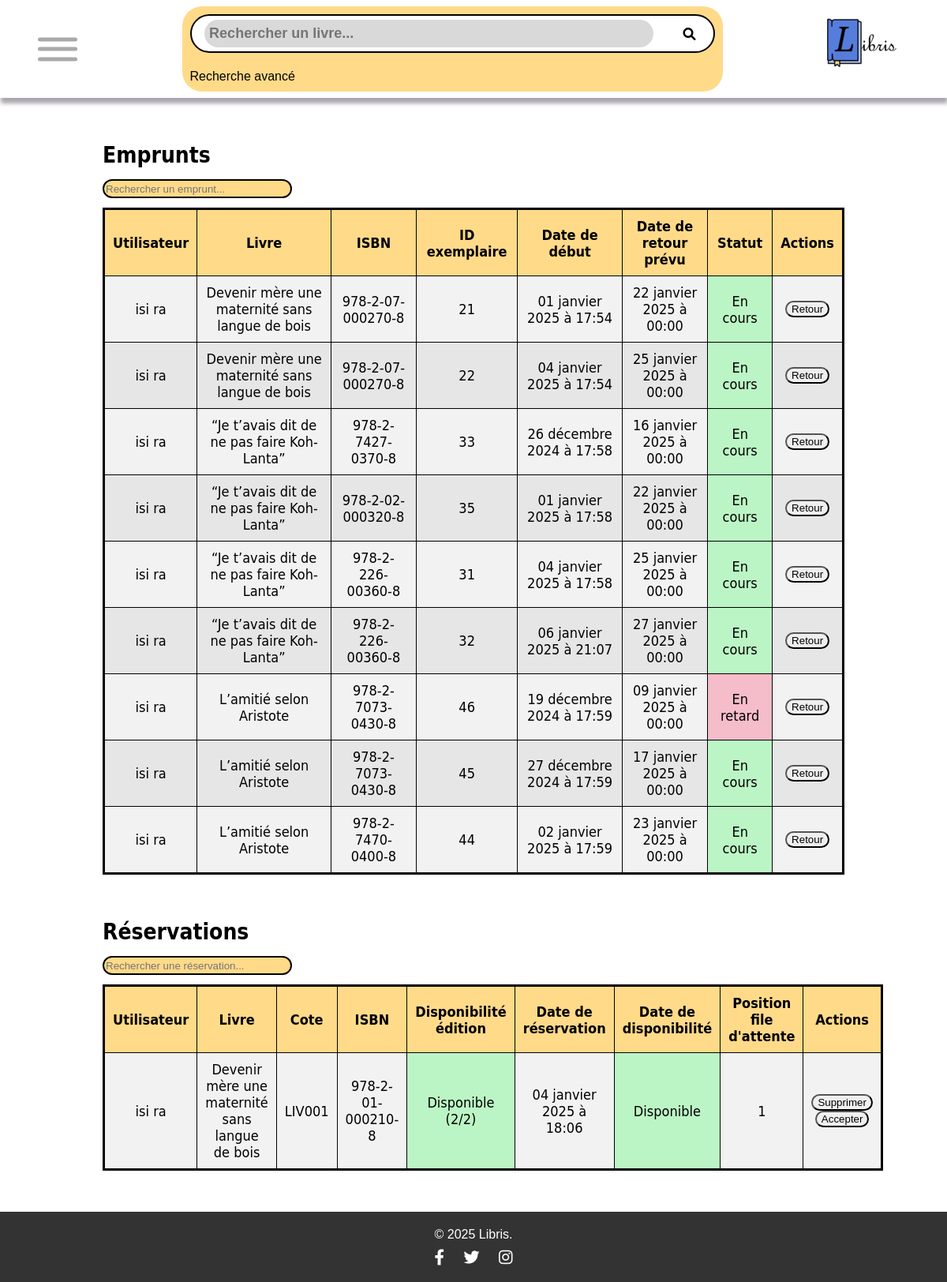
The app's page /Libris/gestion-emprunts-reservations.php (signed in) with its own data.
### tables this page shows
CREATE TABLE IF NOT EXISTS `emprunter` (
  `id_exemplaire` int NOT NULL,
  `id_util` int NOT NULL,
  `date_debut_emprunt` timestamp NOT NULL DEFAULT CURRENT_TIMESTAMP,
  `date_fin_emprunt` date DEFAULT NULL,
  PRIMARY KEY (`id_exemplaire`,`id_util`,`date_debut_emprunt`),
  KEY `id_util` (`id_util`)
);

CREATE TABLE IF NOT EXISTS `utilisateur` (
  `id_util` int NOT NULL AUTO_INCREMENT,
  `prenom_util` varchar(20) NOT NULL,
  `nom_util` varchar(20) NOT NULL,
  `adresse_util` varchar(60) NOT NULL,
  `tel_util` varchar(15) NOT NULL,
  `pseudo` varchar(20) NOT NULL,
  `mdp` varchar(70) NOT NULL,
  `img_profil` varchar(1000) NOT NULL,
  `email` text NOT NULL,
  `date_naissance` date NOT NULL,
  PRIMARY KEY (`id_util`)
);

CREATE TABLE IF NOT EXISTS `livre` (
  `id_livre` int NOT NULL AUTO_INCREMENT,
  `cote_livre` varchar(10) NOT NULL,
  `titre_livre` varchar(50) NOT NULL,
  `type_litteraire` varchar(50) NOT NULL,
  `img_couverture` varchar(1000) NOT NULL,
  `resume` varchar(2000) NOT NULL,
  PRIMARY KEY (`id_livre`)
);

CREATE TABLE IF NOT EXISTS `exemplaire` (
  `id_exemplaire` int NOT NULL AUTO_INCREMENT,
  `num_isbn` varchar(17) NOT NULL,
  PRIMARY KEY (`id_exemplaire`),
  KEY `num_isbn` (`num_isbn`)
);

CREATE TABLE IF NOT EXISTS `reserver` (
  `num_isbn` varchar(17) NOT NULL,
  `id_util` int NOT NULL,
  `date_reservation` timestamp NOT NULL DEFAULT CURRENT_TIMESTAMP,
  PRIMARY KEY (`num_isbn`,`id_util`),
  KEY `num_isbn` (`num_isbn`,`id_util`),
  KEY `reserver_ibfk_2` (`id_util`)
);

### Libris/gestion-emprunts-reservations.php (the view, shortened to what this page needs)
<?php
require('header.php');
$stmtNbExemplairesDisponibles = $conn->prepare("
    SELECT
        l.id_livre,
        l.titre_livre,
        i.id_edition,
        ed.nom_edition,
        i.num_isbn,
        COUNT(e.id_exemplaire) AS nb_exemplaires,
        (COUNT(e.id_exemplaire) - COUNT(emp.id_exemplaire)) AS nb_exemplaires_disponibles
    FROM
        exemplaire e
    INNER JOIN
        isbn i ON e.num_isbn = i.num_isbn
    INNER JOIN
        edition ed ON i.id_edition = ed.id_edition
    INNER JOIN
        livre l ON i.id_livre = l.id_livre
    LEFT JOIN
        emprunter emp ON e.id_exemplaire = emp.id_exemplaire
    GROUP BY
        i.num_isbn, l.id_livre, l.titre_livre, i.id_edition, ed.nom_edition
");
$stmtNbExemplairesDisponibles->execute();
$nbExemplairesDisponibles = $stmtNbExemplairesDisponibles->fetchAll(PDO::FETCH_ASSOC);
$stmtEmprunts = $conn->prepare("
    SELECT
        l.id_livre,
        l.titre_livre,
        l.cote_livre,
        e.id_exemplaire,
        e.num_isbn,
        u.id_util,
        u.nom_util,
        u.prenom_util,
        u.email,
        emp.date_debut_emprunt,
        emp.date_fin_emprunt
    FROM
        emprunter emp
    INNER JOIN
        exemplaire e ON emp.id_exemplaire = e.id_exemplaire
    INNER JOIN
        isbn i ON e.num_isbn = i.num_isbn
    INNER JOIN
        livre l ON i.id_livre = l.id_livre
    INNER JOIN
        utilisateur u ON emp.id_util = u.id_util
    ORDER BY
        l.id_livre, emp.date_debut_emprunt
");
$stmtEmprunts->execute();
$emprunts = $stmtEmprunts->fetchAll(PDO::FETCH_ASSOC);
$stmtReservations = $conn->prepare("
    SELECT
        reserver.date_reservation,
        reserver.num_isbn,
        livre.id_livre,
        livre.titre_livre,
        livre.cote_livre,
        livre.type_litteraire,
        livre.img_couverture,
        utilisateur.id_util,
        utilisateur.prenom_util,
        utilisateur.nom_util,
        utilisateur.email,
        utilisateur.pseudo
    FROM
        reserver
    INNER JOIN
        isbn ON reserver.num_isbn = isbn.num_isbn
    INNER JOIN
        livre ON isbn.id_livre = livre.id_livre
    INNER JOIN
        utilisateur ON reserver.id_util = utilisateur.id_util
    ORDER BY
        reserver.date_reservation ASC, livre.titre_livre
");
$stmtReservations->execute();
$reservations = $stmtReservations->fetchAll(PDO::FETCH_ASSOC);
function calculerDateRetour($dateEmprunt) {
    $date = new DateTime($dateEmprunt);
    $date->modify('+3 weeks');
    return $date->format('Y-m-d');
}
function calculerStatut($dateEmprunt) {
    $dateRetourObj = new DateTime(calculerDateRetour($dateEmprunt));
    $dateActuelle = new DateTime();
    if ($dateRetourObj >= $dateActuelle) {
        return "En cours";
    } else {
        return "En retard";
    }
}
function calculerDisponibilite($num_isbn, $nbExemplairesDisponibles) {
    foreach ($nbExemplairesDisponibles as $exemplaire) {
        if ($exemplaire['num_isbn'] == $num_isbn) {
            if ($exemplaire['nb_exemplaires_disponibles'] > 0) {
                return "Disponible (".$exemplaire['nb_exemplaires_disponibles'] ."/".$exemplaire['nb_exemplaires'].")";
            } else {
                return "Indisponible";
            }
        }
    }
}
function calculerPositionFileAttente($reservations, $id_util, $num_isbn) {
    $i = 1;
    foreach ($reservations as $reservation) {
        if ($reservation['num_isbn'] == $num_isbn) {
            if ($reservation['id_util'] == $id_util) {
                return $i;
            }
            $i = $i+1;
        }
    }
}
function calculerDateDisponibilite($exemplairesDisponibles, $emprunts, $reservations, $id_util, $num_isbn) {
    $fileAttente = [];
    foreach ($reservations as $reservation) {
        if ($reservation['num_isbn'] == $num_isbn) {
            array_push($fileAttente, $reservation['id_util']);
        }
    }
    foreach ($exemplairesDisponibles as $exemplaire) {
        if ($exemplaire['num_isbn'] == $num_isbn) {
            $nbExemplairesDisponibles = $exemplaire['nb_exemplaires_disponibles'];
            break;
        }
    }
    $user = $fileAttente[0];
    $dateDisponibilite = "Disponible";
    return $dateDisponibilite;
}
function convertirDate($date) {
    $timestamp = strtotime($date);
    $mois = [
        "01" => "janvier", "02" => "février", "03" => "mars",
        "04" => "avril", "05" => "mai", "06" => "juin",
        "07" => "juillet", "08" => "août", "09" => "septembre",
        "10" => "octobre", "11" => "novembre", "12" => "décembre"
    ];
    $jour = date("d", $timestamp);
    $moisNum = date("m", $timestamp);
    $annee = date("Y", $timestamp);
    $heure = date("H", $timestamp);
    $minute = date("i", $timestamp);
    return "$jour " . $mois[$moisNum] . " $annee à $heure:$minute";
}
?>
<!DOCTYPE html>
<html lang="FR">
<head>
</head>
<body>
    <main class="gestion-emprunts-reservations">
        <h1>Emprunts</h1>
        <input type="text" id="search-emprunts-input" placeholder="Rechercher un emprunt..." onkeyup="searchEmprunts()">
        <table class="table-emprunts-reservations" id="table-emprunts">
            <thead>
            <tr>
                <th>Utilisateur</th>
                <th>Livre</th>
                <th>ISBN</th>
                <th>ID exemplaire</th>
                <th>Date de début</th>
                <th>Date de retour prévu</th>
                <th>Statut</th>
                <th>Actions</th>
            </tr>
            </thead>
            <tbody>
            <?php
            foreach ($emprunts as $emprunt) {
                echo "<tr>";
                echo "<td>". $emprunt['prenom_util']." ". $emprunt['nom_util'] ."</td>";
                echo "<td>". $emprunt['titre_livre']. "</td>";
                echo "<td>". $emprunt['num_isbn']. "</td>";
                echo "<td>". $emprunt['id_exemplaire']. "</td>";
                echo "<td>". convertirDate($emprunt['date_debut_emprunt']). "</td>";
                echo "<td>". convertirDate(calculerDateRetour($emprunt['date_debut_emprunt']))  . "</td>";
                echo "<td class='col-statut'>". calculerStatut($emprunt['date_debut_emprunt']) ."</td>";
                echo "<td>
                    <button onclick=popupConfirmRetour(".$emprunt['id_exemplaire'].",".$emprunt['id_util'].")>Retour</button>
                </td>";
                echo "</tr>";
            }
            ?>
            </tbody>
        </table>
        <h1>Réservations</h1>
        <input type="text" id="search-reservations-input" placeholder="Rechercher une réservation..." onkeyup="searchReservations()">
        <table class="table-emprunts-reservations" id="table-reservations">
            <thead>
            <tr>
                <th>Utilisateur</th>
                <th>Livre</th>
                <th>Cote</th>
                <th>ISBN</th>
                <th>Disponibilité édition</th>
                <th>Date de réservation</th>
                <th>Date de disponibilité</th>
                <th>Position file d'attente</th>
                <th>Actions</th>
            </tr>
            </thead>
            <tbody>
            <?php
            foreach ($reservations as $reservation) {
                echo "<tr>";
                echo "<td>". $reservation['prenom_util']." ". $reservation['nom_util'] ."</td>";
                echo "<td>". $reservation['titre_livre']. "</td>";
                echo "<td>". $reservation['cote_livre']. "</td>";
                echo "<td>". $reservation['num_isbn']. "</td>";
                echo "<td class='col-disponibilite'>". calculerDisponibilite($reservation['num_isbn'], $nbExemplairesDisponibles). "</td>";
                echo "<td>". convertirDate($reservation['date_reservation']). "</td>";
                echo "<td class='col-date-disponibilite'>". calculerDateDisponibilite($nbExemplairesDisponibles, $emprunts, $reservations, $reservation['id_util'], $reservation['num_isbn']) . "</td>";
                echo "<td>". calculerPositionFileAttente($reservations, $reservation['id_util'], $reservation['num_isbn']) ."</td>";
                echo "<td>
                    <button onclick=popupConfirmSuppression('".$reservation['num_isbn']."',".$reservation['id_util'].")>Supprimer</button>";
                if (calculerDateDisponibilite($nbExemplairesDisponibles, $emprunts, $reservations, $reservation['id_util'], $reservation['num_isbn']) == "Disponible") {
                    echo "<button onclick=popupConfirmEmprunt('".$reservation['num_isbn']."',".$reservation['id_util'].")>Accepter</button>";
                }
                echo "</td>";
                echo "</tr>";
            }
            ?>
            </tbody>
        </table>
    </main>
</body>
</html>
<?php require("footer.php"); ?>

### Libris/css/style.css (style rules this page uses)
html, body { height: 100%; margin: 0; display: flex; flex-direction: column; font-family: "Montserrat", sans-serif; }
main { flex: 1; align-items: center; justify-content: center; }
table,th,tr,td { font-size: large; align-items: center; border: 1px solid black; border-collapse: collapse; margin: 0; padding: 1%; }
.gestion-emprunts-reservations { margin-bottom: 4em; margin-left: 10em; margin-right: 10em; font-family: "Gill Sans", "Gill Sans MT", "Myriad Pro", "DejaVu Sans Condensed", Helvetica, Arial, "sans-serif"; font-size: small; }
.gestion-emprunts-reservations h1 { font-size: 28px; margin: 2em 0 0.5em 0; }
#search-emprunts-input, #search-reservations-input { background-color: #FFDA89; border: 2px solid black; border-radius: 25px; height: 2vw; width: 20vw; margin-bottom: 1vw; }
.table-emprunts-reservations { width: 100%; border-collapse: collapse; border: solid 3px black; }
.table-emprunts-reservations thead th { background-color: #FFDA89; text-align: center; padding: 10px; }
.table-emprunts-reservations tbody td { text-align: center; padding: 10px; }
.table-emprunts-reservations tbody tr:nth-child(odd) { background-color: #F2F2F2; }
.table-emprunts-reservations tbody tr:nth-child(even) { background-color: #E6E6E6; }
.gestion-emprunts-reservations button { border-radius: 15px; cursor: pointer; transition: 0.3s ease; }

### records on screen
emprunter: id_util.prenom_util "isi", id_util.nom_util "ra", livre.titre_livre "Devenir mère une maternité sans langue de bois", id_exemplaire.num_isbn "978-2-07-000270-8", id_exemplaire.id_exemplaire "21", date_debut_emprunt "01 janvier 2025 à 17:54", date_debut_emprunt "22 janvier 2025 à 00:00", date_debut_emprunt "En cours"
emprunter: id_util.prenom_util "isi", id_util.nom_util "ra", livre.titre_livre "Devenir mère une maternité sans langue de bois", id_exemplaire.num_isbn "978-2-07-000270-8", id_exemplaire.id_exemplaire "22", date_debut_emprunt "04 janvier 2025 à 17:54", date_debut_emprunt "25 janvier 2025 à 00:00", date_debut_emprunt "En cours"
emprunter: id_util.prenom_util "isi", id_util.nom_util "ra", livre.titre_livre "“Je t’avais dit de ne pas faire Koh-Lanta”", id_exemplaire.num_isbn "978-2-7427-0370-8", id_exemplaire.id_exemplaire "33", date_debut_emprunt "26 décembre 2024 à 17:58", date_debut_emprunt "16 janvier 2025 à 00:00", date_debut_emprunt "En cours"
emprunter: id_util.prenom_util "isi", id_util.nom_util "ra", livre.titre_livre "“Je t’avais dit de ne pas faire Koh-Lanta”", id_exemplaire.num_isbn "978-2-02-000320-8", id_exemplaire.id_exemplaire "35", date_debut_emprunt "01 janvier 2025 à 17:58", date_debut_emprunt "22 janvier 2025 à 00:00", date_debut_emprunt "En cours"
emprunter: id_util.prenom_util "isi", id_util.nom_util "ra", livre.titre_livre "“Je t’avais dit de ne pas faire Koh-Lanta”", id_exemplaire.num_isbn "978-2-226-00360-8", id_exemplaire.id_exemplaire "31", date_debut_emprunt "04 janvier 2025 à 17:58", date_debut_emprunt "25 janvier 2025 à 00:00", date_debut_emprunt "En cours"
emprunter: id_util.prenom_util "isi", id_util.nom_util "ra", livre.titre_livre "“Je t’avais dit de ne pas faire Koh-Lanta”", id_exemplaire.num_isbn "978-2-226-00360-8", id_exemplaire.id_exemplaire "32", date_debut_emprunt "06 janvier 2025 à 21:07", date_debut_emprunt "27 janvier 2025 à 00:00", date_debut_emprunt "En cours"
emprunter: id_util.prenom_util "isi", id_util.nom_util "ra", livre.titre_livre "L’amitié selon Aristote", id_exemplaire.num_isbn "978-2-7073-0430-8", id_exemplaire.id_exemplaire "46", date_debut_emprunt "19 décembre 2024 à 17:59", date_debut_emprunt "09 janvier 2025 à 00:00", date_debut_emprunt "En retard"
emprunter: id_util.prenom_util "isi", id_util.nom_util "ra", livre.titre_livre "L’amitié selon Aristote", id_exemplaire.num_isbn "978-2-7073-0430-8", id_exemplaire.id_exemplaire "45", date_debut_emprunt "27 décembre 2024 à 17:59", date_debut_emprunt "17 janvier 2025 à 00:00", date_debut_emprunt "En cours"
emprunter: id_util.prenom_util "isi", id_util.nom_util "ra", livre.titre_livre "L’amitié selon Aristote", id_exemplaire.num_isbn "978-2-7470-0400-8", id_exemplaire.id_exemplaire "44", date_debut_emprunt "02 janvier 2025 à 17:59", date_debut_emprunt "23 janvier 2025 à 00:00", date_debut_emprunt "En cours"
reserver: id_util.prenom_util "isi", id_util.nom_util "ra", livre.titre_livre "Devenir mère une maternité sans langue de bois", livre.cote_livre "LIV001", num_isbn "978-2-01-000210-8", num_isbn "Disponible (2/2)", date_reservation "04 janvier 2025 à 18:06", id_util+num_isbn "Disponible", id_util+num_isbn "1"
